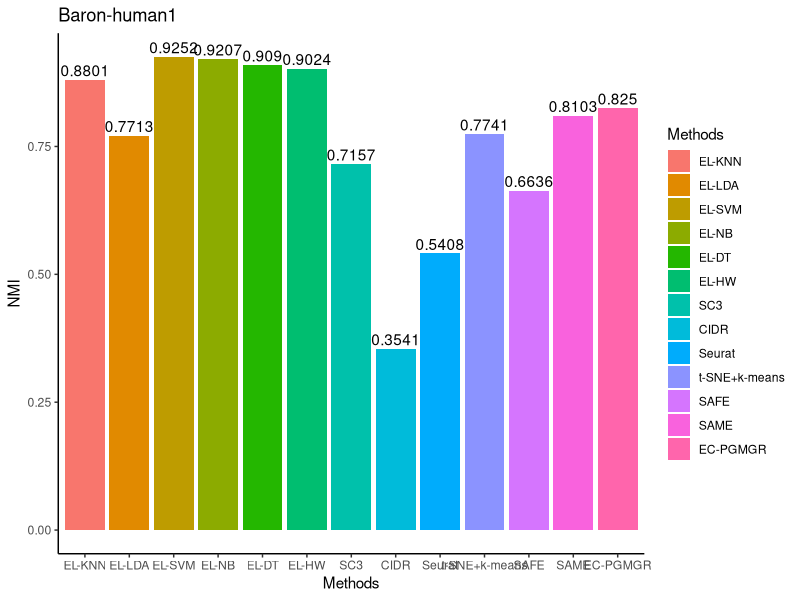
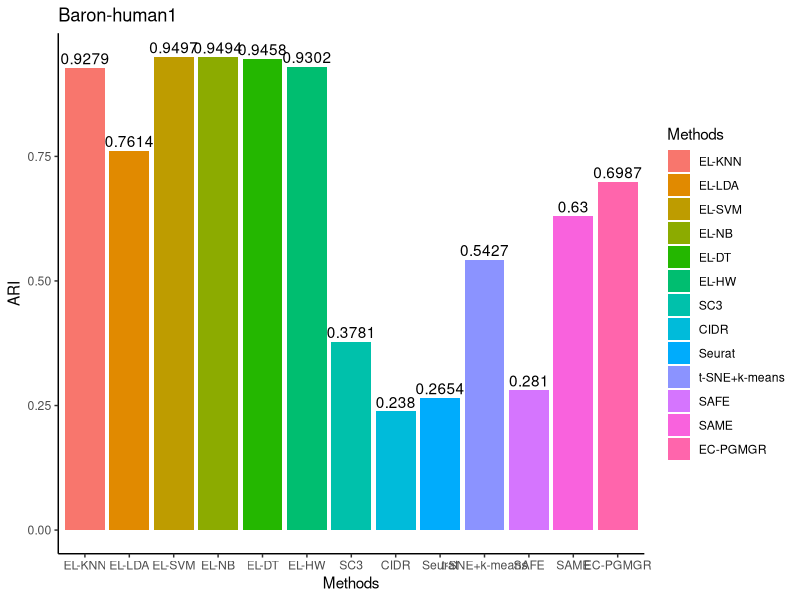

These figures' R source, in order:
library(ggplot2)
library(gridExtra)

# Baron-human1-NMI
df <- read.table(header=TRUE, text='
 Methods Methods  NMI
  EL-KNN  EL-KNN   0.8801
  EL-LDA  EL-LDA   0.7713
  EL-SVM  EL-SVM   0.9252
  EL-NB   EL-NB    0.9207
  EL-DT   EL-DT    0.909
  EL-HW   EL-HW    0.9024
  SC3     SC3      0.7157
  CIDR    CIDR     0.3541
  Seurat  Seurat   0.5408
  t-SNE+k-means t-SNE+k-means 0.7741
  SAFE    SAFE     0.6636
  SAME    SAME     0.8103
  EC-PGMGR EC-PGMGR 0.825
')  
df$Methods = factor(df$Methods, levels = c("EL-KNN", "EL-LDA", "EL-SVM", 
                                           "EL-NB","EL-DT", "EL-HW", "SC3", 
                                           "CIDR", "Seurat", "t-SNE+k-means",
                                           "SAFE", "SAME", "EC-PGMGR"))
ggplot(df, aes(x=Methods, y=NMI, fill=Methods), width = 0.35) + 
  geom_col(data = df, position = "dodge") + theme_classic() + 
  ggtitle("Baron-human1") + 
  geom_text(label = df$NMI, position = position_dodge(0.9), vjust = -0.3)

# Baron-human1-ARI
df <- read.table(header=TRUE, text='
 Methods Methods  ARI
  EL-KNN  EL-KNN   0.9279
  EL-LDA  EL-LDA   0.7614
  EL-SVM  EL-SVM   0.9497
  EL-NB   EL-NB    0.9494
  EL-DT   EL-DT    0.9458
  EL-HW   EL-HW    0.9302
  SC3     SC3      0.3781
  CIDR    CIDR     0.238
  Seurat  Seurat   0.2654
  t-SNE+k-means t-SNE+k-means 0.5427
  SAFE    SAFE     0.281
  SAME    SAME     0.63
  EC-PGMGR EC-PGMGR 0.6987
')

df$Methods = factor(df$Methods, levels = c("EL-KNN", "EL-LDA", "EL-SVM", 
                                           "EL-NB","EL-DT", "EL-HW", "SC3", 
                                           "CIDR", "Seurat", "t-SNE+k-means",
                                           "SAFE", "SAME", "EC-PGMGR"))

ggplot(df, aes(x=Methods, y=ARI, fill=Methods), width = 0.35) + 
  geom_col(data = df, position = "dodge") + theme_classic() + 
  ggtitle("Baron-human1") + 
  geom_text(label = df$ARI, position = position_dodge(0.9), vjust = -0.3)
